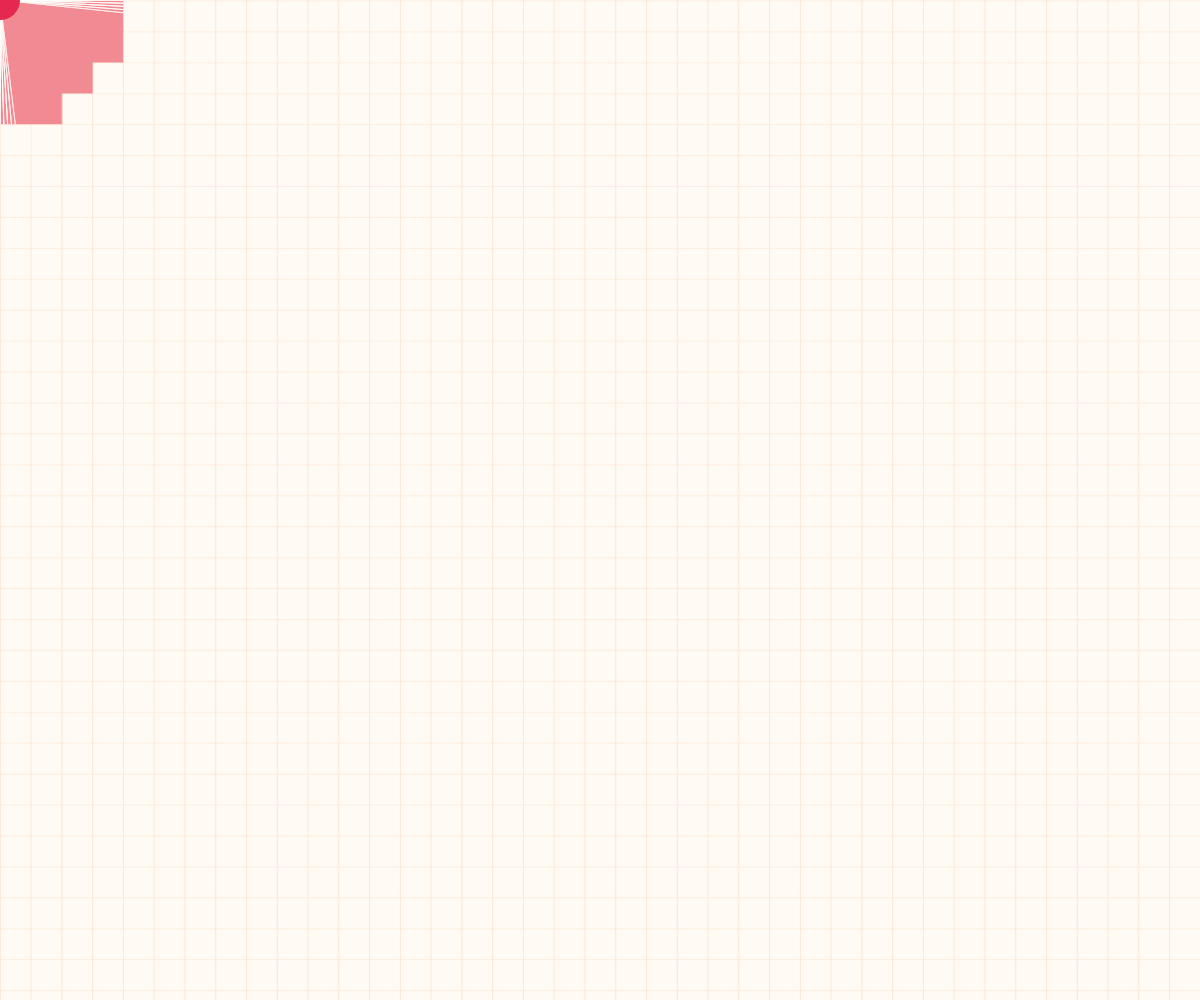
Frame 1 (no input)
Frame 60 (no input): identical to frame 1, image omitted
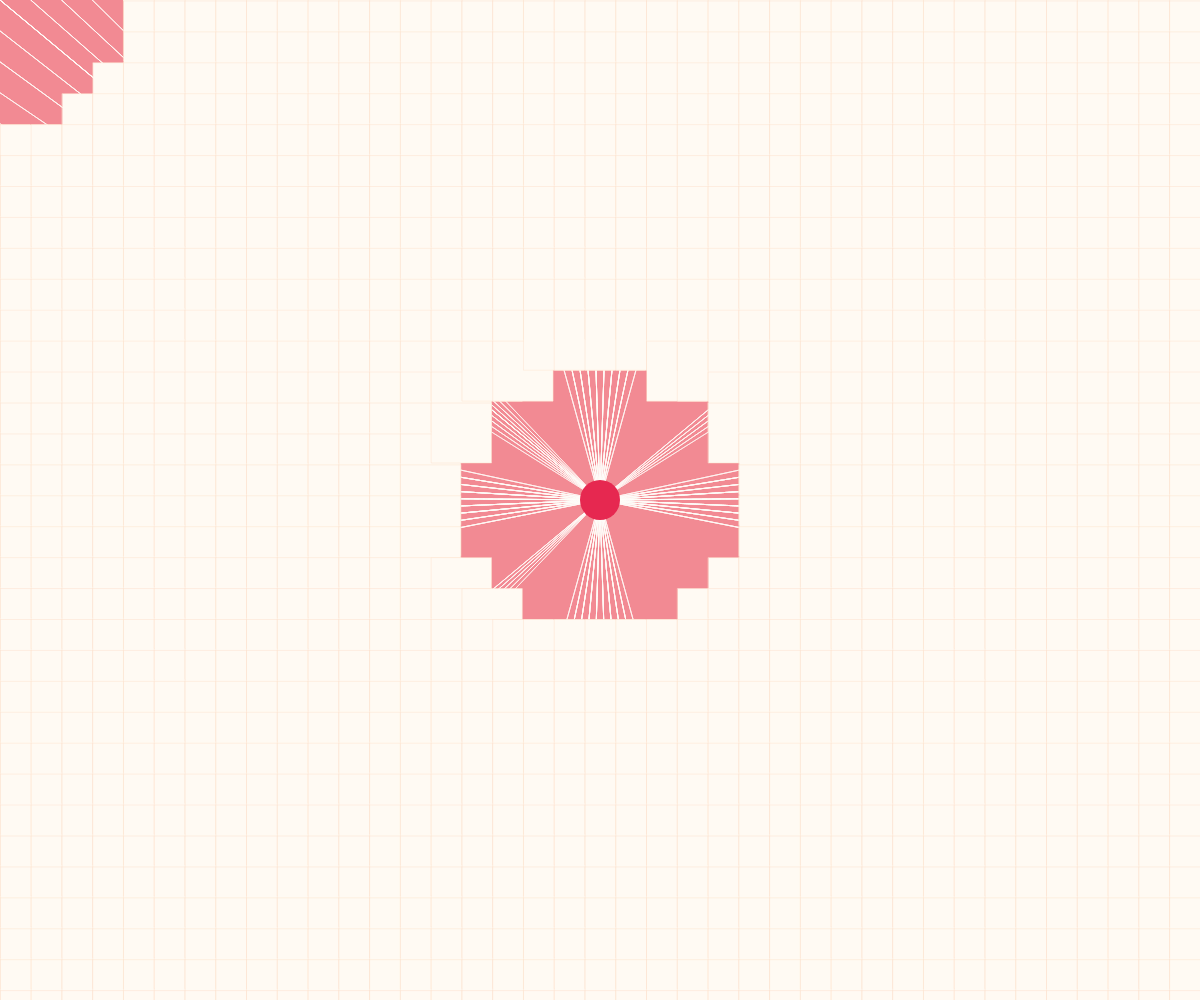
Frame 120 (the mouse pressed at the canvas centre since frame 60)

The p5.js sketch that drew these frames (run headless with seeded random() and noise() and a simulated clock; from frame 60 on, the mouse is pressed at the canvas centre):

// p5.js sketch
// ── sketch.js
// Pia Scharf - 2020
let grid;

let w;
let h;

let size;

function setup() {

  w = windowWidth;
  h = windowHeight;
  size = 60;

  createCanvas(w, h);
  
  grid = new Grid(w / 30, h / 30, size); // anzahl, groesse
  grid.initGrid();

  rectMode(CENTER);
  strokeWeight(0.5);
  
      //init mouse in center
  mouseX = w/2;
  mouseY = h/2;

}

function draw() {

  background(242, 138, 147); // Salmon Pink
  grid.displayGrid();
  grid.displayUser();
  
}



class Grid {

  constructor(numX, numY, temp_s) {

    this.numberX = numX;
    this.numberY = numY;
    this.s = temp_s;
    this.tiles = [];
    this.userR = w/30;

  }


  initGrid() {

    for (let i = 0; i < this.numberX; i++) {
      for (let j = 0; j < this.numberY; j++) {

        let ii = map(i, 0, this.numberX - 1, 0, width);
        let jj = map(j, 0, this.numberY - 1, 0, height);

        let tile = new Tile(ii, jj, this.s);
        this.tiles.push(tile);

      }
    }
  }


  displayGrid() {

    for (let i = 0; i < this.tiles.length; i++) {
      let til = this.tiles[i];

      til.move();
    }

    for (let j = 0; j < this.tiles.length; j++) {
      let til = this.tiles[j];

      til.display();

    }

  }



  displayUser() {

    push();
    fill(230, 40, 80); //Amaranth
    noStroke();
    ellipse(mouseX, mouseY, this.userR);
    pop();
  }

}


class Tile {

  constructor(x, y, temp_s) {

    this.originX = x;
    this.originY = y;

    this.x = 0;
    this.y = 0;
    this.s = temp_s;
    this.c = color(255, 253, 249); //Baby Powder
    this.strokerize = true;

    this.lineup = false;
  }


  move() {
                let rad = size*2.5; 

    let d = dist(mouseX, mouseY, this.originX, this.originY);

    if (d < rad) {

      this.strokerize = false;
      this.lineup = true;

    }

    if (this.lineup) {

      push();
      stroke(this.c); // Salmon Pink
      strokeWeight(0.5);
      line(this.originX, height, mouseX, mouseY);
      line(this.originX, 0, mouseX, mouseY);

      line(width, this.originY, mouseX, mouseY);
      line(0, this.originY, mouseX, mouseY);
      pop();

    }
  }


  display() {

    push();
    translate(this.originX, this.originY);

    if (this.strokerize) {

      stroke(252, 224, 205); //Unbleached Silk
      fill(255, 250, 243); // Floral White
      rect(this.x, this.y, this.s, this.s);

    } else {

      noStroke();
      noFill();

      rect(this.x, this.y, this.s, this.s);
    }

    pop();

  }


}
